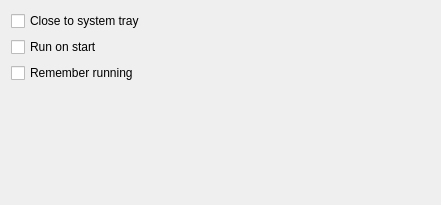
<?xml version="1.0" encoding="UTF-8"?>
<ui version="4.0">
 <class>SettingGeneral</class>
 <widget class="QWidget" name="SettingGeneral">
  <property name="geometry">
   <rect>
    <x>0</x>
    <y>0</y>
    <width>441</width>
    <height>205</height>
   </rect>
  </property>
  <property name="windowTitle">
   <string>Form</string>
  </property>
  <layout class="QVBoxLayout" name="verticalLayout">
   <item>
    <widget class="QCheckBox" name="m_closeToTray">
     <property name="text">
      <string>Close to system tray</string>
     </property>
    </widget>
   </item>
   <item>
    <widget class="QCheckBox" name="m_runOnStart">
     <property name="text">
      <string>Run on start</string>
     </property>
    </widget>
   </item>
   <item>
    <widget class="QCheckBox" name="m_remRun">
     <property name="text">
      <string>Remember running</string>
     </property>
    </widget>
   </item>
   <item>
    <spacer name="verticalSpacer">
     <property name="orientation">
      <enum>Qt::Vertical</enum>
     </property>
     <property name="sizeHint" stdset="0">
      <size>
       <width>20</width>
       <height>94</height>
      </size>
     </property>
    </spacer>
   </item>
  </layout>
 </widget>
 <resources/>
 <connections/>
</ui>
